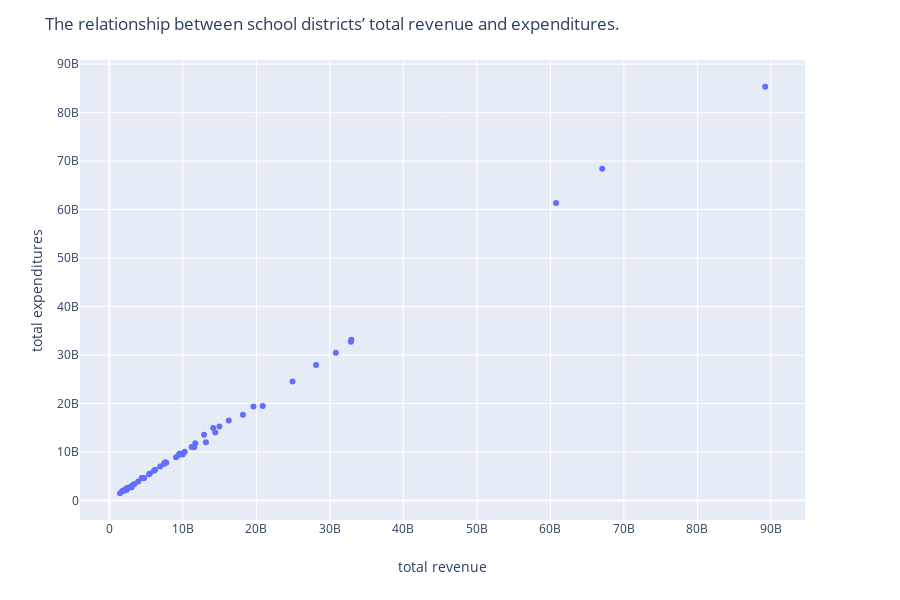

Notebook code for this chart:
### Markdown cell above
### Which states have the most debt per student?
The states with the most debt per student are North Dakota, District of Columbia, Alaska, Nebraska and Minnesota.
The states with the least debt per student are Hawaii, Connecticut, Indiana, Michigan and California.

### Code cell
# Visualize the relationship between school districts’ total revenue and expenditures. 
fig = px.scatter(df, x='TOTALREV', y='TOTALEXP')
fig.update_layout(
    title="The relationship between school districts’ total revenue and expenditures.",
    xaxis_title="total revenue",
    yaxis_title="total expenditures"
)
fig.show()
